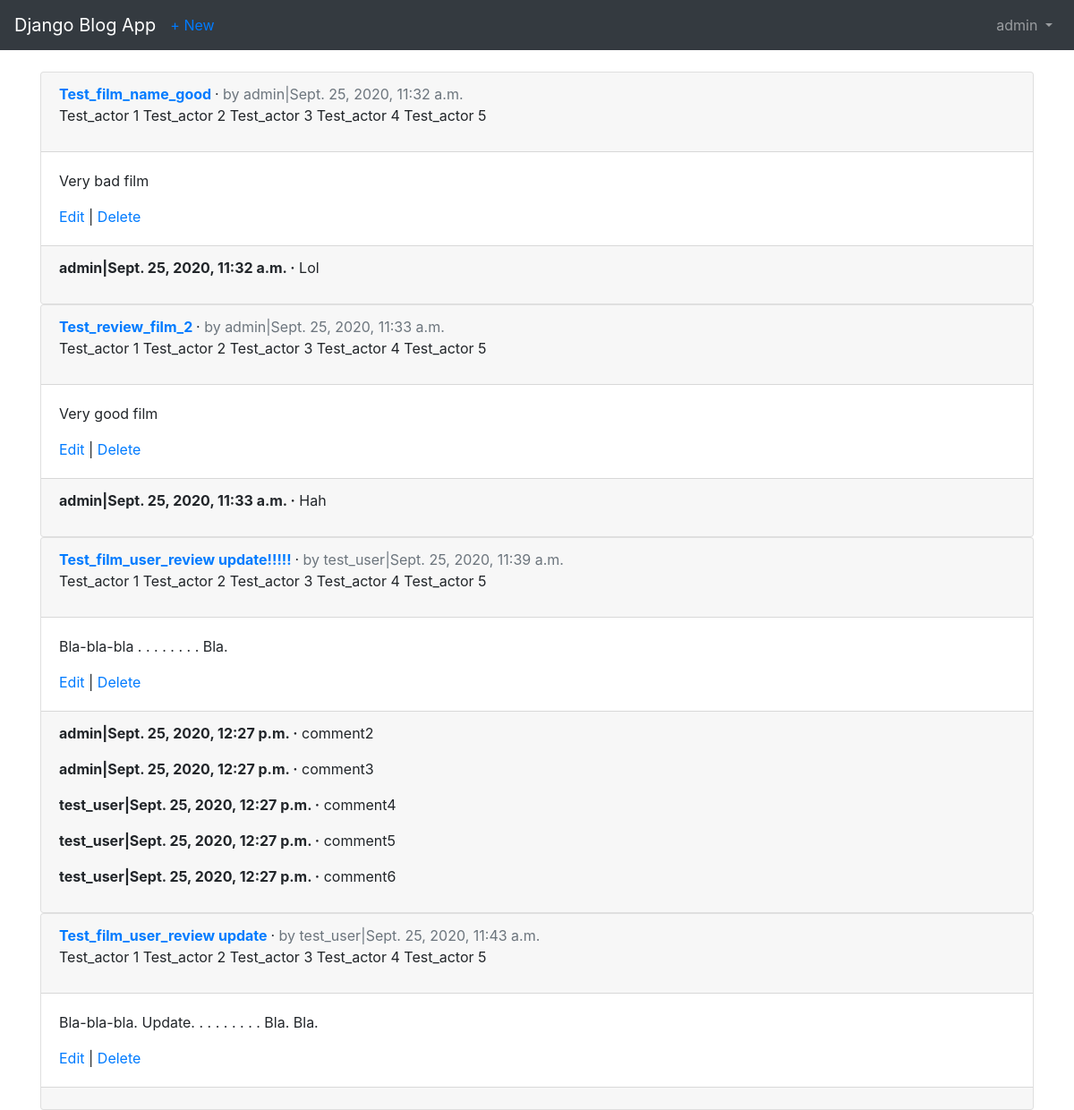
Before: /films/ (signed in) with the older database file.
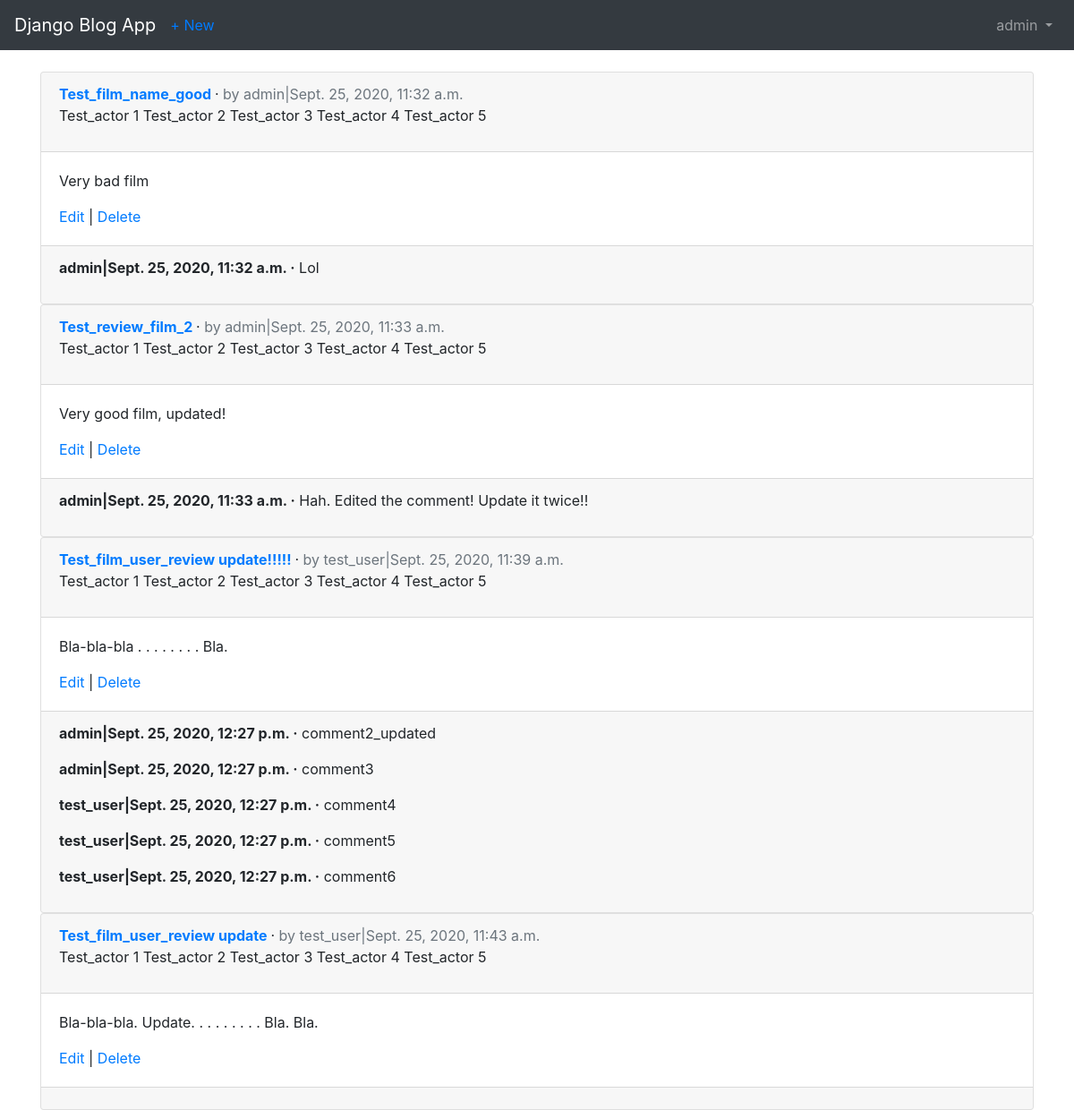
After: the same page with the newer database file.
### users/models.py (models this page shows)
class CustomUser(AbstractUser):
    age = models.PositiveIntegerField(null=True, blank=True)
    telephone_number = models.CharField(max_length=25, blank=False)

### films/models.py (models this page shows, shortened)
class FilmReview(models.Model):
    film_name = models.CharField(max_length=256)  # название фильма
    actors = models.TextField() # список актеров
    date = models.DateTimeField(auto_now_add=True) # время написания отзыва
    body = models.TextField() # тело отзыва
    author = models.ForeignKey(
        get_user_model(),
        on_delete=models.CASCADE,
    ) # автор обзора

class ReviewComment(models.Model):
    post = models.ForeignKey(
        FilmReview,
        on_delete=models.CASCADE,
        related_name='reviews',
    )
    review_comment = models.CharField(max_length=250)
    author =  models.ForeignKey(
        get_user_model(),
        on_delete=models.CASCADE,
    )
    date = models.DateTimeField(auto_now_add=True) # время написания коммента
    def __str__(self):
       return self.review_comment

### films/views.py (the view)
# urls.py: path('', FilmListView.as_view(), name= 'film_list'),
class FilmListView(LoginRequiredMixin,ListView):
    model = FilmReview
    template_name = 'film_list.html'
    context_object_name = 'film_list'
    login_url = 'login'

### templates/film_list.html (shortened to what this page needs)
{% extends 'base.html' %}
{% block content %}
    {% for film in film_list %}
        <div class="card">
            <div class="card-header">
                <span class="font-weight-bold">
                    <a href="{% url 'film_detail' film.pk %}">{{film.film_name}}</a>
                </span> &middot;
                <span class="text-muted">by {{film.author}}|{{film.date}}</span>
                <p>{{film.actors}}</p>
            </div>
            <div class="card-body">
                <p>{{film.body}}</p>
                <a href="{% url 'film_edit' film.pk%}">Edit</a>
                |
                <a href="{% url 'film_delete' film.pk %}">Delete</a>
            </div>
            <div class="card-footer">
                {% for comment in film.reviews.all %}
                    <p>
                        <span class="font-weight-bold">{{comment.author}}|{{comment.date}} &middot;</span>
                        {{comment}}
                    </p>
                {% endfor %}
            </div>
        </div>
    {% endfor %}
{% endblock content %}

### templates/base.html (shortened to what this page needs)
<!doctype html>
<html lang="en">
<head>
<link rel="stylesheet"
href="https://stackpath.bootstrapcdn.com/bootstrap/4.1.3/css/\
bootstrap.min.css"
integrity="sha384-MCw98/SFnGE8fJT3GXwEOngsV7Zt27NXFoaoApmYm81i\
uXoPkFOJwJ8ERdknLPMO"
crossorigin="anonymous">
</head>
<body>
<nav class="navbar navbar-expand-md navbar-dark bg-dark mb-4">
  <a class="navbar-brand" href="{% url 'home' %}">Django Blog App</a>
    {% if user.is_authenticated %}
      <ul class="navbar-nav mr-auto">
        <li class="nav-item">
          <a href="{% url 'film_new' %}">
            + New
          </a>
        </li>
      </ul>
    {% endif %}
<div class="collapse navbar-collapse" id="navbarCollapse">
{% if user.is_authenticated %}
<ul class="navbar-nav ml-auto">
<li class="nav-item">
<a class="nav-link dropdown-toggle" href="#" id="userMenu"
data-toggle="dropdown" aria-haspopup="true"
aria-expanded="false">
{{ user.username }}
</a>
</li>
</ul>
{% endif %}
</div>
</nav>
<div class="container">
{% block content %}
{% endblock content %}
</div>
</body>
</html>

Changed rows visible on the page:
changed FilmReview "Test_review_film_2": body "Very good film" → "Very good film, updated!"
changed ReviewComment: review_comment "Hah" → "Hah. Edited the comment! Update it twice!!"
changed ReviewComment: review_comment "comment2" → "comment2_updated"
